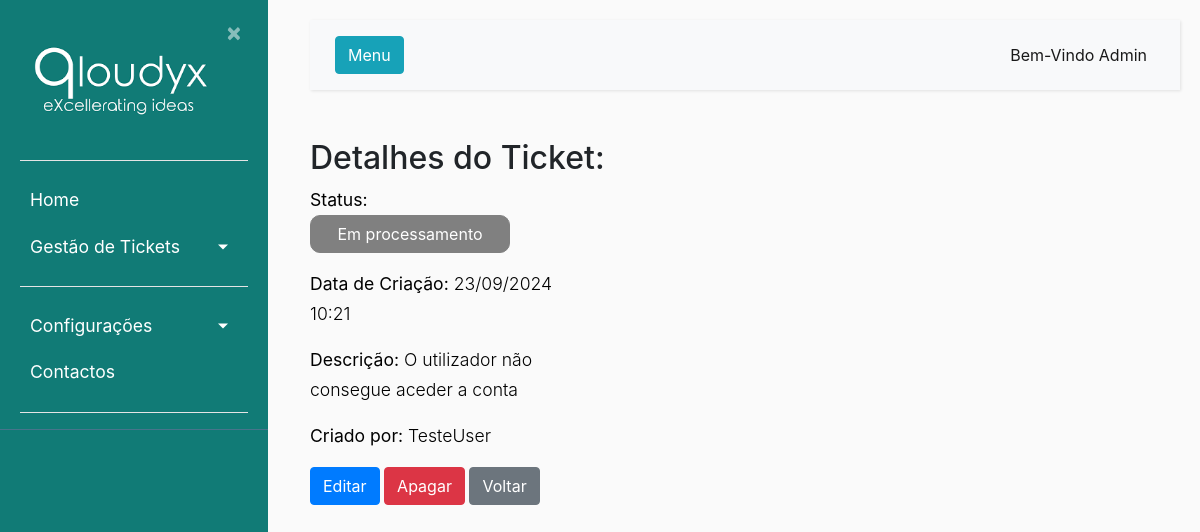
Before: /1/detalhe (signed in) with the older database file.
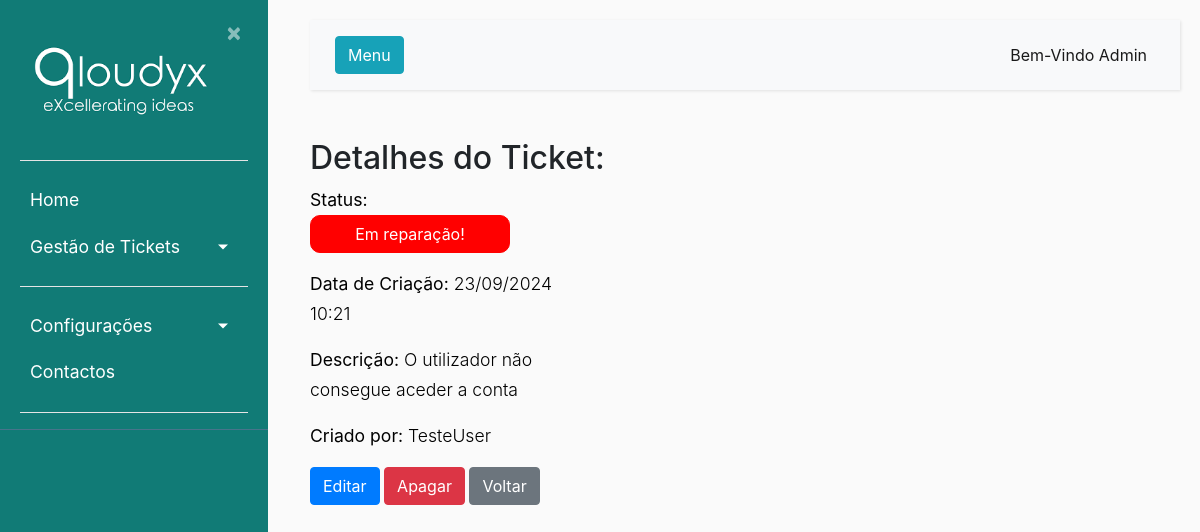
After: the same page with the newer database file.
### ticket/models.py (models this page shows, shortened)
class Ticket(models.Model):
    nome = models.CharField(max_length=50, verbose_name='Titulo')
    dataCriacao = models.DateTimeField(default=timezone.now(), verbose_name='Data de Criação')
    descricao = models.CharField(max_length=300, verbose_name='Descrição')
    usuarios = models.ForeignKey(Usuarios, null = True, on_delete=models.CASCADE, related_name="responsavel", verbose_name='Responsável')
    app_tpPedidos = models.ForeignKey(Apps_tpPedidos, on_delete=models.CASCADE, verbose_name='Tipo de Problema')
    prioridade = models.ForeignKey(Prioridade, null = True , on_delete=models.CASCADE, verbose_name='Prioridade')
    resolucao = models.ForeignKey(Resolucao, null = True, on_delete=models.CASCADE, verbose_name='Resolução')
    id_Proprietario = models.ForeignKey(Usuarios, null = True, on_delete=models.CASCADE, related_name="criador", verbose_name='Criador do Ticket')
    estado = models.ForeignKey(StatusLog,null = True,default = 1, on_delete=models.CASCADE, verbose_name='Estado Atual')
    usuario_app = models.ForeignKey(Usuarios_Apps,null = True, on_delete=models.CASCADE)

class StatusLog(models.Model):
    estado = models.ForeignKey(Estado, on_delete=models.CASCADE, verbose_name='Estado')
    usuario = models.ForeignKey(Usuarios, on_delete=models.CASCADE, verbose_name='Utilizador')
    dataHora = models.DateTimeField(default=timezone.now(), verbose_name='Data de Criação')

class Estado(models.Model):
    estado = models.CharField(max_length=20)
    cor = models.CharField(max_length=30)
    font_color = models.CharField(max_length=30)
    descricao = models.CharField(max_length=300)

class Usuarios(AbstractBaseUser):
    nome = models.CharField(max_length=100, unique=True,verbose_name='Utilizador')
    email = models.EmailField(verbose_name='E-mail')
    foto = models.ImageField(null=True, blank=True, upload_to='users/uploads/fotos',verbose_name='Foto')
    descricao = models.CharField(max_length=250, null=True)
    EscolhasRole = {
    ("Interno", "Interno"),
    ("Operador", "Operador"),
    ("Cliente", "Cliente"),
    }
    role = models.CharField(max_length=50,choices= EscolhasRole ,verbose_name='Cargo')
    entidade = models.ForeignKey(Entidades, on_delete=models.CASCADE, verbose_name='Entidade')
    telefone = PhoneNumberField(null=True, blank=False, unique=True, verbose_name='Telefone')
    date_of_birth = models.DateField(verbose_name='Data de Nascimento')
    is_active = models.BooleanField(default=True, verbose_name='Ativo?')
    is_admin = models.BooleanField(default=False, verbose_name='Admin?')
    objects = MyUserManager()
    USERNAME_FIELD = 'nome'
    REQUIRED_FIELDS = ['date_of_birth','email']

### ticket/views.py (the view)
# urls.py: path('<int:pk>/detalhe', views.ticket_detalhe, name='detalheticket'),  # Ver detalhes do ticket
@login_required
def ticket_detalhe(request, pk):
    if request.user.nome == "Admin" or request.user.role == "Interno":
        ticket = get_object_or_404(Ticket, pk=pk)
        return render(request, 'ticket/detalheticket.html', {'ticket': ticket})
    else:
        ticket = get_object_or_404(Ticket, pk=pk)
        return render(request, 'ticket/detalheticket.html', {'ticket': ticket})

### ticket/templates/ticket/detalheticket.html
{% extends "ticket/base.html" %}
{% block content %}
    <body>
        <h2 class="mt-2">Detalhes do Ticket: {{ ticket.titulo }}</h2>
        <p><strong>Status:</strong> <button style="background-color:{{ticket.estado.estado.font_color}}; border-color:{{ticket.estado.estado.font_color}}; width:200px; border-radius: 10px;"type="button" class="btn btn-primary">{{ ticket.estado.estado.estado }}</button>
        <p><strong>Data de Criação:</strong> {{ ticket.dataCriacao|date:"d/m/Y H:i" }}</p>
        <p><strong>Descrição:</strong> {{ ticket.descricao }}</p>
        <p><strong>Criado por:</strong> {{ ticket.id_Proprietario.nome }}</p>
        <a href="{% url 'editar_ticket' ticket.pk %}" class="btn btn-primary">Editar</a>
        <a href="{% url 'apagar_ticket' ticket.pk %}" class="btn btn-danger">Apagar</a>
        <a href="{% url 'listaticket' %}" class="btn btn-secondary">Voltar</a>
    </body>
{% endblock content %}

Changed rows visible on the page:
changed Ticket "O utilizador não consegue aceder a conta": estado_id 1 → 4 (drawn); estado.estado.estado "Em processamento" → "Em reparação!"
